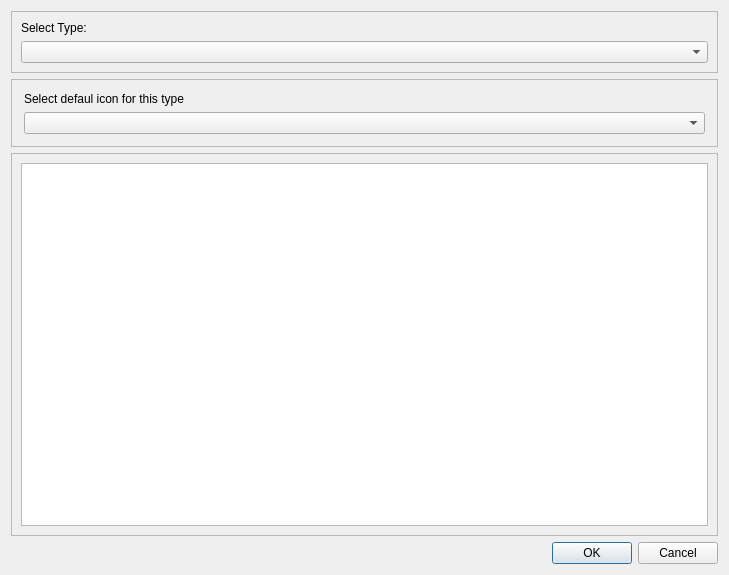
<?xml version="1.0" encoding="UTF-8"?>
<ui version="4.0">
 <class>HdrEditDialog</class>
 <widget class="QDialog" name="HdrEditDialog">
  <property name="geometry">
   <rect>
    <x>0</x>
    <y>0</y>
    <width>729</width>
    <height>575</height>
   </rect>
  </property>
  <property name="windowTitle">
   <string>Dialog</string>
  </property>
  <layout class="QVBoxLayout" name="verticalLayout" stretch="0,0,1,0">
   <item>
    <widget class="QFrame" name="frame">
     <property name="frameShape">
      <enum>QFrame::StyledPanel</enum>
     </property>
     <property name="frameShadow">
      <enum>QFrame::Raised</enum>
     </property>
     <layout class="QGridLayout" name="gridLayout">
      <item row="1" column="0">
       <widget class="QComboBox" name="typesList"/>
      </item>
      <item row="0" column="0">
       <widget class="QLabel" name="label">
        <property name="text">
         <string>Select Type:</string>
        </property>
       </widget>
      </item>
     </layout>
    </widget>
   </item>
   <item>
    <widget class="QFrame" name="icon_sel_frame">
     <property name="frameShape">
      <enum>QFrame::StyledPanel</enum>
     </property>
     <property name="frameShadow">
      <enum>QFrame::Raised</enum>
     </property>
     <layout class="QVBoxLayout" name="verticalLayout_3" stretch="0,0">
      <property name="leftMargin">
       <number>12</number>
      </property>
      <property name="topMargin">
       <number>12</number>
      </property>
      <property name="rightMargin">
       <number>12</number>
      </property>
      <property name="bottomMargin">
       <number>12</number>
      </property>
      <item>
       <widget class="QLabel" name="label_2">
        <property name="text">
         <string>Select defaul icon for this type</string>
        </property>
       </widget>
      </item>
      <item>
       <widget class="QComboBox" name="icon_selector"/>
      </item>
     </layout>
    </widget>
   </item>
   <item>
    <widget class="QFrame" name="frame_2">
     <property name="frameShape">
      <enum>QFrame::StyledPanel</enum>
     </property>
     <property name="frameShadow">
      <enum>QFrame::Raised</enum>
     </property>
     <layout class="QVBoxLayout" name="verticalLayout_2">
      <item>
       <widget class="QTableView" name="headersTbl">
        <property name="midLineWidth">
         <number>0</number>
        </property>
        <property name="editTriggers">
         <set>QAbstractItemView::AnyKeyPressed|QAbstractItemView::DoubleClicked|QAbstractItemView::EditKeyPressed</set>
        </property>
        <property name="cornerButtonEnabled">
         <bool>false</bool>
        </property>
        <attribute name="horizontalHeaderVisible">
         <bool>true</bool>
        </attribute>
        <attribute name="horizontalHeaderCascadingSectionResizes">
         <bool>false</bool>
        </attribute>
        <attribute name="horizontalHeaderHighlightSections">
         <bool>true</bool>
        </attribute>
        <attribute name="horizontalHeaderStretchLastSection">
         <bool>false</bool>
        </attribute>
        <attribute name="verticalHeaderVisible">
         <bool>false</bool>
        </attribute>
        <attribute name="verticalHeaderCascadingSectionResizes">
         <bool>true</bool>
        </attribute>
        <attribute name="verticalHeaderStretchLastSection">
         <bool>true</bool>
        </attribute>
       </widget>
      </item>
     </layout>
    </widget>
   </item>
   <item>
    <widget class="QDialogButtonBox" name="buttonBox">
     <property name="orientation">
      <enum>Qt::Horizontal</enum>
     </property>
     <property name="standardButtons">
      <set>QDialogButtonBox::Cancel|QDialogButtonBox::Ok</set>
     </property>
    </widget>
   </item>
  </layout>
 </widget>
 <resources/>
 <connections>
  <connection>
   <sender>buttonBox</sender>
   <signal>accepted()</signal>
   <receiver>HdrEditDialog</receiver>
   <slot>accept()</slot>
   <hints>
    <hint type="sourcelabel">
     <x>248</x>
     <y>254</y>
    </hint>
    <hint type="destinationlabel">
     <x>157</x>
     <y>274</y>
    </hint>
   </hints>
  </connection>
  <connection>
   <sender>buttonBox</sender>
   <signal>rejected()</signal>
   <receiver>HdrEditDialog</receiver>
   <slot>reject()</slot>
   <hints>
    <hint type="sourcelabel">
     <x>316</x>
     <y>260</y>
    </hint>
    <hint type="destinationlabel">
     <x>286</x>
     <y>274</y>
    </hint>
   </hints>
  </connection>
 </connections>
</ui>
